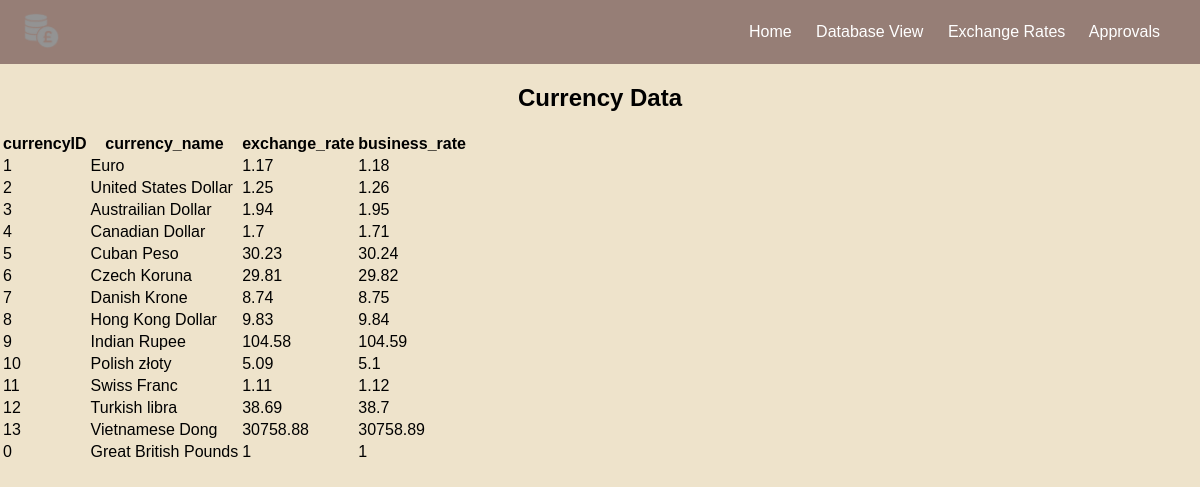
/exchangerates.php, run on the app's committed database.
### tables this page shows
CREATE TABLE Currency (
currencyID INT PRIMARY KEY,
currency_name VARCHAR(255),
exchange_rate DECIMAL(18, 2),
business_rate DECIMAL(18, 2)
);

### exchangerates.php (the view, shortened to what this page needs)
<?php
require("adminnav.php");
$databaseFile = 'C:\xampp\htdocs\Money Transfer App/CTAdb.db';
$db = new SQLite3($databaseFile);
function printCurrencyData($db) {
    $query = "SELECT * FROM Currency";
    $result = $db->query($query);
    if ($result) {
        echo "<h2>Currency Data</h2>";
        echo "<table class='currency-table'>";
        $columns = array();
        $columnResult = $db->query("PRAGMA table_info('Currency')");
        while ($row = $columnResult->fetchArray(SQLITE3_ASSOC)) {
            $columns[] = $row['name'];
        }
        echo "<tr>";
        foreach ($columns as $column) {
            echo "<th>$column</th>";
        }
        echo "</tr>";
        while ($row = $result->fetchArray(SQLITE3_ASSOC)) {
            echo "<tr>";
            foreach ($row as $column) {
                echo "<td>$column</td>";
            }
            echo "</tr>";
        }
        echo "</table>";
    } else {
        echo "Error: Unable to fetch data from Currency table";
    }
}
?>
<!DOCTYPE html>
<html>
<head>
    <link rel="stylesheet" type="text/css" href="style.css">
</head>
<body>
    <div class="application-container2">
        <?php printCurrencyData($db); ?>
    </div>
</body>
</html>

### style.css (style rules this page uses)
body { margin: 0; font-family: Arial, sans-serif; background-color: #EEE3CB; }
h2 { text-align: center; }

### data on the page
currency: currencyID "1", currency_name "Euro", exchange_rate "1.17", business_rate "1.18"
currency: currencyID "2", currency_name "United States Dollar", exchange_rate "1.25", business_rate "1.26"
currency: currencyID "3", currency_name "Austrailian Dollar", exchange_rate "1.94", business_rate "1.95"
currency: currencyID "4", currency_name "Canadian Dollar", exchange_rate "1.7", business_rate "1.71"
currency: currencyID "5", currency_name "Cuban Peso", exchange_rate "30.23", business_rate "30.24"
currency: currencyID "6", currency_name "Czech Koruna", exchange_rate "29.81", business_rate "29.82"
currency: currencyID "7", currency_name "Danish Krone", exchange_rate "8.74", business_rate "8.75"
currency: currencyID "8", currency_name "Hong Kong Dollar", exchange_rate "9.83", business_rate "9.84"
currency: currencyID "9", currency_name "Indian Rupee", exchange_rate "104.58", business_rate "104.59"
currency: currencyID "10", currency_name "Polish złoty", exchange_rate "5.09", business_rate "5.1"
currency: currencyID "11", currency_name "Swiss Franc", exchange_rate "1.11", business_rate "1.12"
currency: currencyID "12", currency_name "Turkish libra", exchange_rate "38.69", business_rate "38.7"
currency: currencyID "13", currency_name "Vietnamese Dong", exchange_rate "30758.88", business_rate "30758.89"
currency: currencyID "0", currency_name "Great British Pounds", column "1"

### other printed values
$column "currencyID"
$column "currency_name"
$column "exchange_rate"
$column "business_rate"
